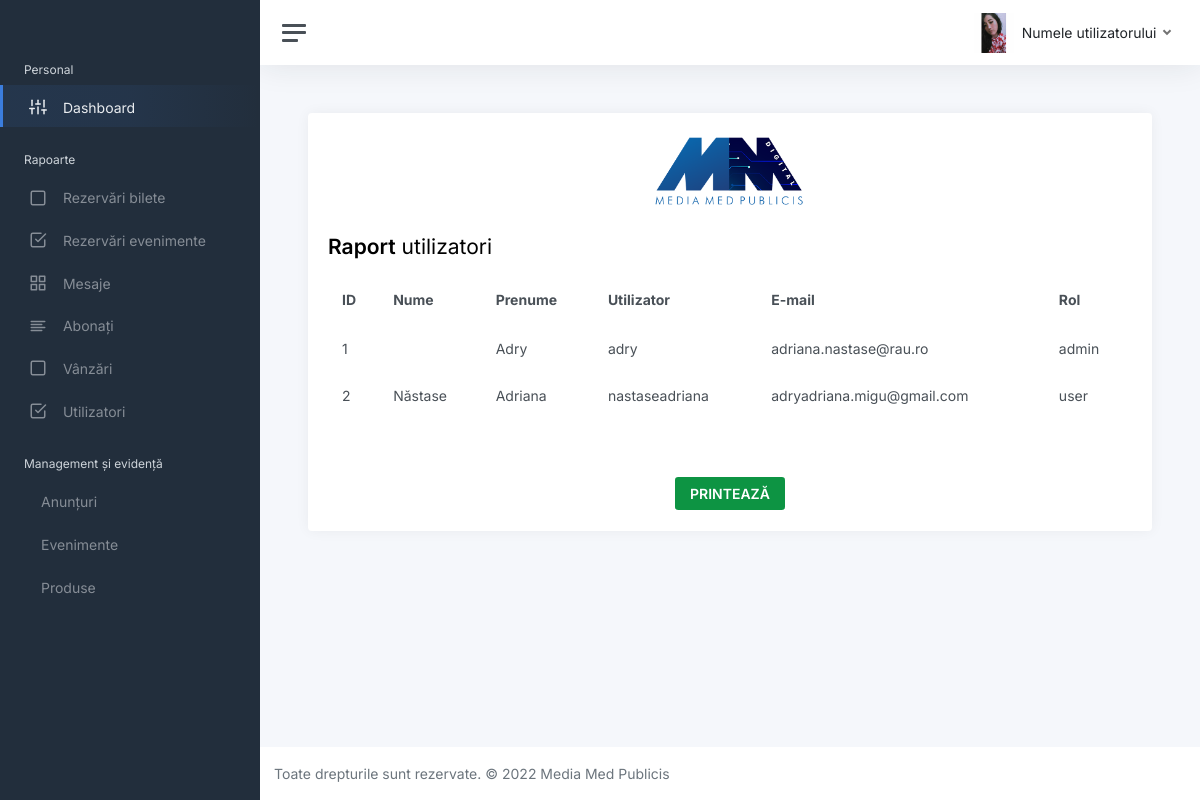
The page /raport-utilizatori.php on the database its author committed.
### tables this page shows
CREATE TABLE `Utilizator` (
  `ID` int(2) NOT NULL,
  `Nume` varchar(250) NOT NULL,
  `Prenume` varchar(250) NOT NULL,
  `User` varchar(250) NOT NULL,
  `Email` varchar(250) NOT NULL,
  `Parola` varchar(250) NOT NULL,
  `Rol` varchar(250) NOT NULL
);

### raport-utilizatori.php (the view, shortened to what this page needs)
<?php
$con = mysqli_connect("localhost", "root", "root", "BeSocial");
?>
<!DOCTYPE html>
<html lang="en">
<head>
    <link rel="stylesheet" href="static/css/app.css">
</head>
<body>
    <div class="wrapper">
    <div class="wrapper">
        <nav id="sidebar" class="sidebar js-sidebar">
            <div class="sidebar-content js-simplebar">
                <center>
                    <a class="sidebar-brand" href="index.html">
                    </a>
                </center>
                <ul class="sidebar-nav">
                    <li class="sidebar-header">
                        Personal
                    </li>
                    <li class="sidebar-item active">
                        <a class="sidebar-link" href="admin.php">
                            <i class="align-middle" data-feather="sliders"></i> <span class="align-middle">Dashboard</span>
                        </a>
                    </li>
                    <li class="sidebar-header">
                        Rapoarte
                    </li>
                    <li class="sidebar-item">
                        <a class="sidebar-link" href="raport-rezervari-bilete.php">
                            <i class="align-middle" data-feather="square"></i> <span
                                class="align-middle">Rezervări bilete</span>
                        </a>
                    </li>
                    <li class="sidebar-item">
                        <a class="sidebar-link" href="raport-rezervari-evenimente.php">
                            <i class="align-middle" data-feather="check-square"></i> <span class="align-middle">Rezervări evenimente</span>
                        </a>
                    </li>
                    <li class="sidebar-item">
                        <a class="sidebar-link" href="raport-mesaje.php">
                            <i class="align-middle" data-feather="grid"></i> <span class="align-middle">Mesaje</span>
                        </a>
                    </li>
                    <li class="sidebar-item">
                        <a class="sidebar-link" href="raport-abonati.php">
                            <i class="align-middle" data-feather="align-left"></i> <span class="align-middle">Abonați</span>
                        </a>
                    </li>
                    <li class="sidebar-item">
                        <a class="sidebar-link" href="raport-vanzari.php">
                            <i class="align-middle" data-feather="square"></i> <span class="align-middle">Vânzări</span>
                        </a>
                    </li>
                    <li class="sidebar-item">
                        <a class="sidebar-link" href="raport-utilizatori.php">
                            <i class="align-middle" data-feather="check-square"></i> <span class="align-middle">Utilizatori</span>
                        </a>
                    </li>
                    <li class="sidebar-header">
                        Management și evidență
                    </li>
                    <li class="sidebar-item">
                    <a class="sidebar-link" href="management-evidenta_anunturi.php">
                        <i class="align-middle"></i> <span
                                class="align-middle">Anunțuri</span>
                    </a>
                </li>
                    <li class="sidebar-item">
                        <a class="sidebar-link" href="management-evidenta_evenimente.php">
                            <i class="align-middle"></i> <span
                                class="align-middle">Evenimente</span>
                        </a>
                    </li>
                    <li class="sidebar-item">
                        <a class="sidebar-link" href="management-evidenta_produse.php">
                            <i class="align-middle"></i> <span
                                    class="align-middle">Produse</span>
                        </a>
                    </li>
                </ul>
            </div>
        </nav>
        <div class="main">
            <nav class="navbar navbar-expand navbar-light navbar-bg">
                <a class="sidebar-toggle js-sidebar-toggle">
                    <i class="hamburger align-self-center"></i>
                </a>
                <div class="navbar-collapse collapse">
                    <ul class="navbar-nav navbar-align">
                        <li class="nav-item dropdown">
                            <a class="nav-icon dropdown-toggle" href="#" id="alertsDropdown" data-bs-toggle="dropdown">
                            </a>
                            <div class="dropdown-menu dropdown-menu-lg dropdown-menu-end py-0"
                                 aria-labelledby="alertsDropdown">
                        <li class="nav-item dropdown">
                            <a class="nav-link dropdown-toggle d-none d-sm-inline-block" href="#" data-bs-toggle="dropdown">
                                <img src="images/AdrianaNastase.jpg" class="avatar img-fluid rounded me-1"/> <span class="text-dark"><?php
                                                        if (isset($_SESSION['Prenume'], $_SESSION['Nume'])) {
                                                            echo $_SESSION['Prenume'] . ' ' . $_SESSION['Nume'];
                                                        } else {
                                                            echo "Numele utilizatorului";
                                                        }
                                                        ?></span>
                            </a>
                        </li>
                    </ul>
                </div>
            </nav>
        <main class="content">
            <div class="container-fluid p-0">
                <div class="row">
                    <div class="col-xl-6 col-xxl-5 d-flex">
                        <div class="w-100">
                            <div class="row">
                                <div class="col-md-12">
                                    <div class="card">
                                        <div class="card-body" id="print">
                                            <center>
                                                <img height="75" src="images/logo.png" style="background-color: white;">
                                            </center>
                                            <br>
                                            <h1 class="h3 mb-3"><strong>Raport</strong> utilizatori</h1>
                                            <?php
                                            $x = mysqli_query($con, "SELECT * FROM Utilizator ORDER BY ID;");
                                            echo "<table class='table table-bordered table-striped'>
								                        <thead align='left'>
                                                                    <tr>
                                                                        <th>ID</th>
                                                                        <th>Nume</th>
                                                                        <th>Prenume</th>
                                                                        <th>Utilizator</th>
                                                                        <th>E-mail</th>
                                                                        <th>Rol</th>
                                                                    </tr>
												        </thead>
								                    <tr>";
                                            while ($z = mysqli_fetch_assoc($x)) {
                                                echo "<tr>
                                                        <td>" . $z['ID'] . "</td>
                                                        <td>" . $z['Nume'] . "</td>
                                                        <td>" . $z['Prenume'] . "</td>
                                                        <td>" . $z['User'] . "</td>
                                                        <td>" . $z['Email'] . "</td>
                                                        <td>" . $z['Rol'] . "</td>
                                                        </tr>";
                                            }
                                            echo "</table>";
                                            ?>
                                        </div>
                                        <center>
                                            <button onclick="utilizatori()" id="exportButton"
                                                    class="add btn btn-gradient-primary font-weight-bold todo-list-add-btn"
                                                    style="background: #0d9443; color: white;"><b>PRINTEAZĂ</b></button>
                                        </center>
                                        <br>
                                    </div>
                                </div>
                            </div>
                        </div>
                    </div>
                </div>
            </div>
        </main>
        <footer class="footer">
            <div class="container-fluid">
                <div class="row text-muted">
                    <div class="col-6 text-start">
                        <p class="mb-0">
                            Toate drepturile sunt rezervate. © 2022 Media Med Publicis
                        </p>
                    </div>
                </div>
            </div>
        </footer>
    </div>
</div>
</body>
</html>

### rows shown on the page
utilizator: ID "1", Prenume "Adry", User "adry", Email "adriana.nastase@rau.ro", Rol "admin"
utilizator: ID "2", Nume "Năstase", Prenume "Adriana", User "nastaseadriana", Email "adryadriana.migu@gmail.com", Rol "user"
